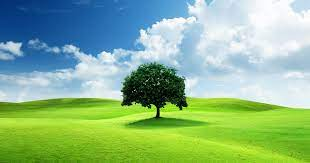
#> input picture PythonPhotoEditor/imgs/download-1.jpg, 310 x 163 px; its folder holds only this picture in this run
$ python photoEditor.py
#> lines starting #> are read from the running program, lines starting #| are printed output that depends on the picture
import PIL
from PIL import Image, ImageEnhance, ImageFilter
import os

path = "./imgs" # folder for unedited images
pathOut = "./editedImgs" # folder for edited images

for filename in os.listdir(path):
    img = Image.open(f"{path}/{filename}")
#> img is the input picture: PIL image 310x163 RGB; mean R, G, B 140.1, 183.3, 140.3

    # sharpening, BW
    edit = img.filter(ImageFilter.SHARPEN).convert('L').rotate(-90)
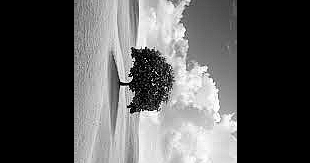
#> edit: PIL image 310x163 L; min 0, max 255, mean 86.6

    # contrast
    factor = 1.5
    enhancer = ImageEnhance.Contrast(edit)
    edit = enhancer.enhance(factor)
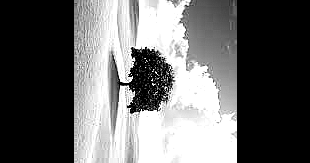
#> edit: PIL image 310x163 L; min 0, max 255, mean 101.5

    # ADD MORE EDITS FROM DOCUMENTATION https://pillow.readthedocs.io/en/stable/

    clean_name = os.path.splitext(filename)[0]

    edit.save(f'.{pathOut}/{clean_name}_edited.jpg')
